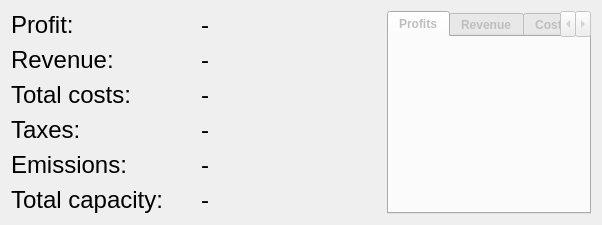
                <widget class="QWidget" name="tab_summary">
                 <attribute name="title">
                  <string>Summary</string>
                 </attribute>
                 <layout class="QVBoxLayout" name="verticalLayout_30">
                  <item>
                   <layout class="QHBoxLayout" name="horizontalLayout_28">
                    <property name="topMargin">
                     <number>0</number>
                    </property>
                    <item>
                     <layout class="QFormLayout" name="formLayout_5">
                      <property name="horizontalSpacing">
                       <number>20</number>
                      </property>
                      <property name="verticalSpacing">
                       <number>7</number>
                      </property>
                      <property name="rightMargin">
                       <number>0</number>
                      </property>
                      <item row="1" column="0">
                       <widget class="QLabel" name="label_2">
                        <property name="minimumSize">
                         <size>
                          <width>170</width>
                          <height>25</height>
                         </size>
                        </property>
                        <property name="maximumSize">
                         <size>
                          <width>16777215</width>
                          <height>30</height>
                         </size>
                        </property>
                        <property name="font">
                         <font>
                          <pointsize>18</pointsize>
                         </font>
                        </property>
                        <property name="text">
                         <string>Profit:</string>
                        </property>
                       </widget>
                      </item>
                      <item row="1" column="1">
                       <widget class="QLabel" name="info_label_profit">
                        <property name="minimumSize">
                         <size>
                          <width>150</width>
                          <height>25</height>
                         </size>
                        </property>
                        <property name="maximumSize">
                         <size>
                          <width>300</width>
                          <height>16777215</height>
                         </size>
                        </property>
                        <property name="font">
                         <font>
                          <pointsize>18</pointsize>
                         </font>
                        </property>
                        <property name="toolTip">
                         <string>Your total profits</string>
                        </property>
                        <property name="text">
                         <string>-</string>
                        </property>
                       </widget>
                      </item>
                      <item row="2" column="0">
                       <widget class="QLabel" name="label_30">
                        <property name="minimumSize">
                         <size>
                          <width>170</width>
                          <height>25</height>
                         </size>
                        </property>
                        <property name="maximumSize">
                         <size>
                          <width>16777215</width>
                          <height>30</height>
                         </size>
                        </property>
                        <property name="font">
                         <font>
                          <pointsize>18</pointsize>
                         </font>
                        </property>
                        <property name="text">
                         <string>Revenue:</string>
                        </property>
                       </widget>
                      </item>
                      <item row="2" column="1">
                       <widget class="QLabel" name="info_label_revenue">
                        <property name="minimumSize">
                         <size>
                          <width>150</width>
                          <height>25</height>
                         </size>
                        </property>
                        <property name="maximumSize">
                         <size>
                          <width>300</width>
                          <height>16777215</height>
                         </size>
                        </property>
                        <property name="font">
                         <font>
                          <pointsize>18</pointsize>
                         </font>
                        </property>
                        <property name="toolTip">
                         <string>The revenue from the sold production from your bids</string>
                        </property>
                        <property name="text">
                         <string>-</string>
                        </property>
                       </widget>
                      </item>
                      <item row="3" column="0">
                       <widget class="QLabel" name="label_33">
                        <property name="minimumSize">
                         <size>
                          <width>170</width>
                          <height>25</height>
                         </size>
                        </property>
                        <property name="maximumSize">
                         <size>
                          <width>16777215</width>
                          <height>30</height>
                         </size>
                        </property>
                        <property name="font">
                         <font>
                          <pointsize>18</pointsize>
                         </font>
                        </property>
                        <property name="text">
                         <string>Total costs:</string>
                        </property>
                       </widget>
                      </item>
                      <item row="3" column="1">
                       <widget class="QLabel" name="info_label_costs">
                        <property name="minimumSize">
                         <size>
                          <width>150</width>
                          <height>25</height>
                         </size>
                        </property>
                        <property name="maximumSize">
                         <size>
                          <width>300</width>
                          <height>16777215</height>
                         </size>
                        </property>
                        <property name="font">
                         <font>
                          <pointsize>18</pointsize>
                         </font>
                        </property>
                        <property name="toolTip">
                         <string>The costs of operating and owning the plants</string>
                        </property>
                        <property name="text">
                         <string>-</string>
                        </property>
                       </widget>
                      </item>
                      <item row="4" column="0">
                       <widget class="QLabel" name="label_55">
                        <property name="minimumSize">
                         <size>
                          <width>170</width>
                          <height>25</height>
                         </size>
                        </property>
                        <property name="maximumSize">
                         <size>
                          <width>16777215</width>
                          <height>30</height>
                         </size>
                        </property>
                        <property name="font">
                         <font>
                          <pointsize>18</pointsize>
                         </font>
                        </property>
                        <property name="text">
                         <string>Taxes:</string>
                        </property>
                       </widget>
                      </item>
                      <item row="4" column="1">
                       <widget class="QLabel" name="info_label_taxes">
                        <property name="minimumSize">
                         <size>
                          <width>150</width>
                          <height>25</height>
                         </size>
                        </property>
                        <property name="maximumSize">
                         <size>
                          <width>300</width>
                          <height>16777215</height>
                         </size>
                        </property>
                        <property name="font">
                         <font>
                          <pointsize>18</pointsize>
                         </font>
                        </property>
                        <property name="toolTip">
                         <string>Your total taxes from emissions</string>
                        </property>
                        <property name="text">
                         <string>-</string>
                        </property>
                       </widget>
                      </item>
                      <item row="5" column="0">
                       <widget class="QLabel" name="label_52">
                        <property name="minimumSize">
                         <size>
                          <width>170</width>
                          <height>25</height>
                         </size>
                        </property>
                        <property name="maximumSize">
                         <size>
                          <width>16777215</width>
                          <height>30</height>
                         </size>
                        </property>
                        <property name="font">
                         <font>
                          <pointsize>18</pointsize>
                         </font>
                        </property>
                        <property name="text">
                         <string>Emissions:</string>
                        </property>
                       </widget>
                      </item>
                      <item row="5" column="1">
                       <widget class="QLabel" name="info_label_emissions">
                        <property name="minimumSize">
                         <size>
                          <width>150</width>
                          <height>25</height>
                         </size>
                        </property>
                        <property name="maximumSize">
                         <size>
                          <width>300</width>
                          <height>16777215</height>
                         </size>
                        </property>
                        <property name="font">
                         <font>
                          <pointsize>18</pointsize>
                         </font>
                        </property>
                        <property name="toolTip">
                         <string>Your total emissions</string>
                        </property>
                        <property name="text">
                         <string>-</string>
                        </property>
                       </widget>
                      </item>
                      <item row="6" column="0">
                       <widget class="QLabel" name="label_65">
                        <property name="minimumSize">
                         <size>
                          <width>170</width>
                          <height>25</height>
                         </size>
                        </property>
                        <property name="maximumSize">
                         <size>
                          <width>16777215</width>
                          <height>30</height>
                         </size>
                        </property>
                        <property name="font">
                         <font>
                          <pointsize>18</pointsize>
                         </font>
                        </property>
                        <property name="text">
                         <string>Total capacity:</string>
                        </property>
                       </widget>
                      </item>
                      <item row="6" column="1">
                       <widget class="QLabel" name="info_label_total_capacity">
                        <property name="minimumSize">
                         <size>
                          <width>150</width>
                          <height>25</height>
                         </size>
                        </property>
                        <property name="maximumSize">
                         <size>
                          <width>300</width>
                          <height>16777215</height>
                         </size>
                        </property>
                        <property name="font">
                         <font>
                          <pointsize>18</pointsize>
                         </font>
                        </property>
                        <property name="toolTip">
                         <string>Your total installed capacity</string>
                        </property>
                        <property name="text">
                         <string>-</string>
                        </property>
                       </widget>
                      </item>
                     </layout>
                    </item>
                    <item>
                     <spacer name="horizontalSpacer_18">
                      <property name="orientation">
                       <enum>Qt::Horizontal</enum>
                      </property>
                      <property name="sizeType">
                       <enum>QSizePolicy::Minimum</enum>
                      </property>
                      <property name="sizeHint" stdset="0">
                       <size>
                        <width>30</width>
                        <height>20</height>
                       </size>
                      </property>
                     </spacer>
                    </item>
                    <item>
                     <layout class="QVBoxLayout" name="verticalLayout_29">
                      <property name="rightMargin">
                       <number>0</number>
                      </property>
                      <item>
                       <widget class="QTabWidget" name="info_tabWidget_plots">
                        <property name="enabled">
                         <bool>false</bool>
                        </property>
                        <property name="font">
                         <font>
                          <weight>75</weight>
                          <bold>true</bold>
                         </font>
                        </property>
                        <property name="toolTip">
                         <string>Choose which plot to show</string>
                        </property>
                        <property name="tabPosition">
                         <enum>QTabWidget::North</enum>
                        </property>
                        <property name="tabShape">
                         <enum>QTabWidget::Rounded</enum>
                        </property>
                        <property name="currentIndex">
                         <number>0</number>
                        </property>
                        <property name="usesScrollButtons">
                         <bool>true</bool>
                        </property>
                        <property name="documentMode">
                         <bool>false</bool>
                        </property>
                        <property name="tabsClosable">
                         <bool>false</bool>
                        </property>
                        <property name="tabBarAutoHide">
                         <bool>false</bool>
                        </property>
                        <widget class="QWidget" name="tab">
                         <attribute name="title">
                          <string>Profits</string>
                         </attribute>
                         <layout class="QHBoxLayout" name="horizontalLayout_21">
                          <item>
                           <layout class="QVBoxLayout" name="info_verticalLayout_profit_plot"/>
                          </item>
                         </layout>
                        </widget>
                        <widget class="QWidget" name="tab_2">
                         <attribute name="title">
                          <string>Revenue</string>
                         </attribute>
                         <layout class="QHBoxLayout" name="horizontalLayout_24">
                          <item>
                           <layout class="QVBoxLayout" name="info_verticalLayout_revenue_plot"/>
                          </item>
                         </layout>
                        </widget>
                        <widget class="QWidget" name="tab_3">
                         <attribute name="title">
                          <string>Cost</string>
                         </attribute>
                         <layout class="QHBoxLayout" name="horizontalLayout_26">
                          <item>
                           <layout class="QVBoxLayout" name="info_verticalLayout_cost_plot"/>
                          </item>
                         </layout>
                        </widget>
                        <widget class="QWidget" name="tab_4">
                         <attribute name="title">
                          <string>Emissions</string>
                         </attribute>
                         <layout class="QHBoxLayout" name="horizontalLayout_27">
                          <item>
                           <layout class="QVBoxLayout" name="info_verticalLayout_emissions_plot"/>
                          </item>
                         </layout>
                        </widget>
                       </widget>
                      </item>
                     </layout>
                    </item>
                   </layout>
                  </item>
                 </layout>
                </widget>
